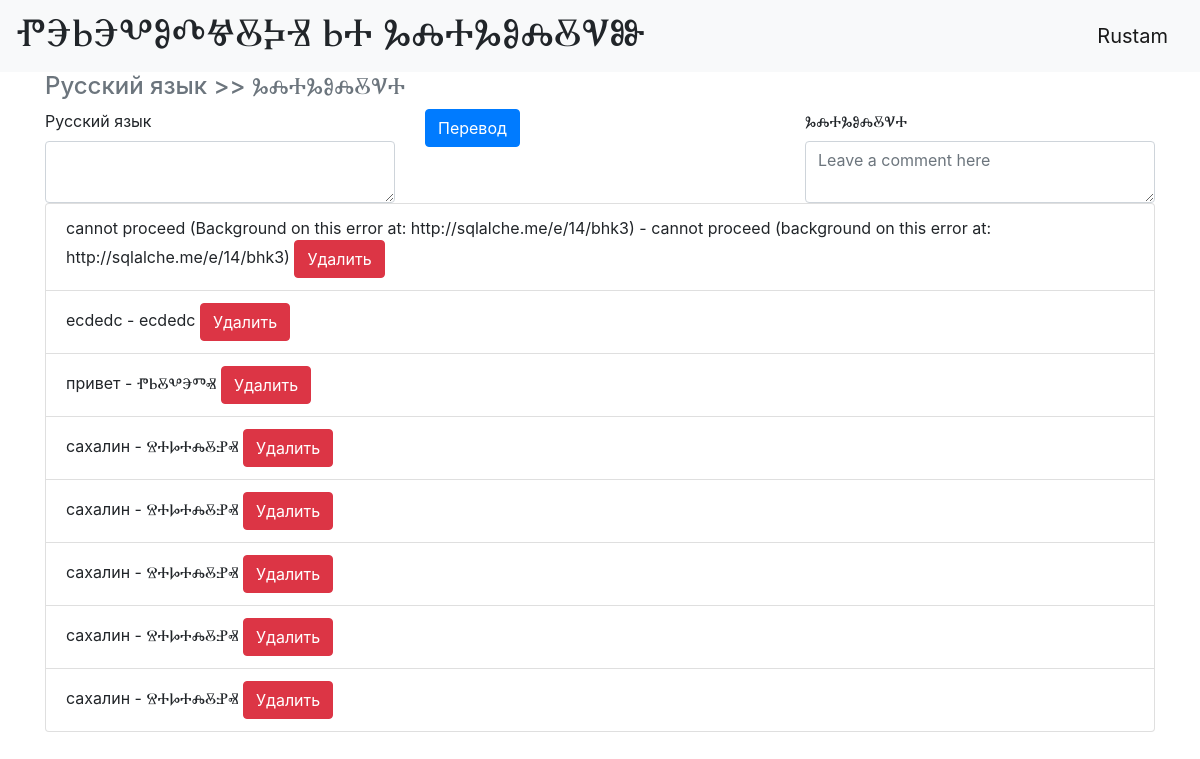
Page / (signed in) on the earlier database version.
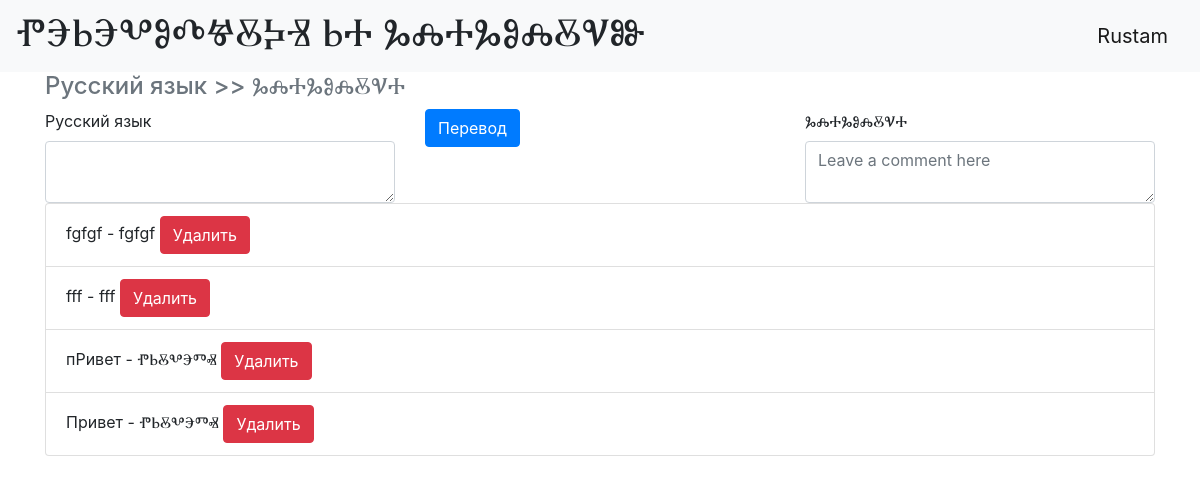
Same page on the later database version.
### data/users.py (models this page shows, shortened)
class User(SqlAlchemyBase, UserMixin, SerializerMixin):
    __tablename__ = 'users'
    id = sqlalchemy.Column(sqlalchemy.Integer,
                           primary_key=True, autoincrement=True)
    name = sqlalchemy.Column(sqlalchemy.String, nullable=True)
    about = sqlalchemy.Column(sqlalchemy.String, nullable=True)
    email = sqlalchemy.Column(sqlalchemy.String,
                              index=True, unique=True, nullable=True)
    hashed_password = sqlalchemy.Column(sqlalchemy.String, nullable=True)
    created_date = sqlalchemy.Column(sqlalchemy.DateTime,
                                     default=datetime.datetime.now)
    history = orm.relation("History", back_populates='user')

### data/history.py (models this page shows)
class History(SqlAlchemyBase, SerializerMixin):
    __tablename__ = 'history'
    id = sqlalchemy.Column(sqlalchemy.Integer,
                           primary_key=True, autoincrement=True)
    content = sqlalchemy.Column(sqlalchemy.String, nullable=True)
    result = sqlalchemy.Column(sqlalchemy.String, nullable=True)
    created_date = sqlalchemy.Column(sqlalchemy.DateTime,
                                     default=datetime.datetime.now)
    user_id = sqlalchemy.Column(sqlalchemy.Integer,
                                sqlalchemy.ForeignKey("users.id"))
    user = orm.relation('User')

### main.py (the view, shortened to what this page needs)
@app.route('/', methods=['GET', 'POST'])
def main_translate():
    form = TranslateForm()
    history_list = []
    if current_user.is_authenticated:
        db_sess = db_session.create_session()
        history_list = db_sess.query(History).filter(History.user_id ==
                                                     str(current_user.id)).all()[::-1]
        db_sess.close()
    return render_template('index.html', title='ⰒⰅⰓⰅⰂⰑⰄⰝⰋⰍⰠ ⰓⰀ ⰃⰎⰀⰃⰑⰎⰋⰜⰖ',
                           form=form, history=history_list)

### forms/translate_form.py
class TranslateForm(FlaskForm):
    content = TextAreaField("Русский язык", validators=[DataRequired()])
    submit = SubmitField("Перевод")

### data/db_session.py (called while the page is built)
def create_session() -> Session:
    global __factory
    return __factory()

### main.py (called while the page is built)
@login_manager.user_loader
def load_user(user_id):
    db_sess = db_session.create_session()
    return db_sess.query(User).get(user_id)

### templates/index.html (shortened to what this page needs)
{% extends "base.html" %}
{% block content %}
<h4 class="text-muted">Русский язык >> ⰃⰎⰀⰃⰑⰎⰋⰜⰀ</h4>
<form action="" method="post">
    <div class="row g-2">
        <div class="col-md">
            <div class="form-floating">
                {{form.content.label}}<br>
                {{form.content(class="form-control") }}
            </div>
        </div>
        <div class="col-md">
            {{ form.submit(type="submit", class="btn btn-primary")}}
        </div>
        <div class="col-md">
            <div class="form-floating">
                <label for="floatingTextarea">ⰃⰎⰀⰃⰑⰎⰋⰜⰀ</label><br>
                <textarea class="form-control" placeholder="Leave a comment here"
                          id="floatingTextarea">{{result}}</textarea>
            </div>
        </div>
    </div>
</form>
<ul class="list-group list-group-horizontal-xxl">
    {% for item in history %}
    <li class="list-group-item">{{item.content}} - {{item.result}} <a href="/old_trans_delete/{{ item.id }}" class="btn btn-danger">
        Удалить
    </a></li>
    {% endfor %}
</ul>
{% endblock %}

### templates/base.html (shortened to what this page needs)
<!doctype html>
<html lang="en">
<head>
    <link rel="stylesheet" href="https://cdn.jsdelivr.net/npm/bootstrap@4.6.0/dist/css/bootstrap.min.css"
>
</head>
<body>
<header>
    <nav class="navbar navbar-light bg-light">
        <h1 class="h1">ⰒⰅⰓⰅⰂⰑⰄⰝⰋⰍⰠ ⰓⰀ ⰃⰎⰀⰃⰑⰎⰋⰜⰖ</h1>
        {% if current_user.is_authenticated %}
        <a class="navbar-brand" href="/logout">{{ current_user.name }}</a>
        {% else %}
        <p>
            <a class="btn btn-primary " href="/register">Зарегистрироваться</a>
            <a class="btn btn-success" href="/login">Войти</a>
        </p>
        {% endif %}
    </nav>
</header>
<main role="main" class="container">
    {% block content %}{% endblock %}
</main>
</body>
</html>

Differences in the rows shown:
removed History: content "cannot proceed (Background on this error at: http://sqlalche.me/e/14/bhk3)", result "cannot proceed (background on this error at: http://sqlalche.me/e/14/bhk3)"
removed History: content "ecdedc", result "ecdedc"
removed History: content "привет", result "ⰒⰓⰋⰂⰅⰕⰟ"
removed History: content "сахалин", result "ⰔⰀⰘⰀⰎⰋⰐⰟ"
removed History: content "сахалин", result "ⰔⰀⰘⰀⰎⰋⰐⰟ"
removed History: content "сахалин", result "ⰔⰀⰘⰀⰎⰋⰐⰟ"
removed History: content "сахалин", result "ⰔⰀⰘⰀⰎⰋⰐⰟ"
removed History: content "сахалин", result "ⰔⰀⰘⰀⰎⰋⰐⰟ"
added History: content "fgfgf", result "fgfgf"
added History: content "fff", result "fff"
added History: content "пРивет", result "ⰒⰓⰋⰂⰅⰕⰟ"
added History: content "Привет", result "ⰒⰓⰋⰂⰅⰕⰟ"
